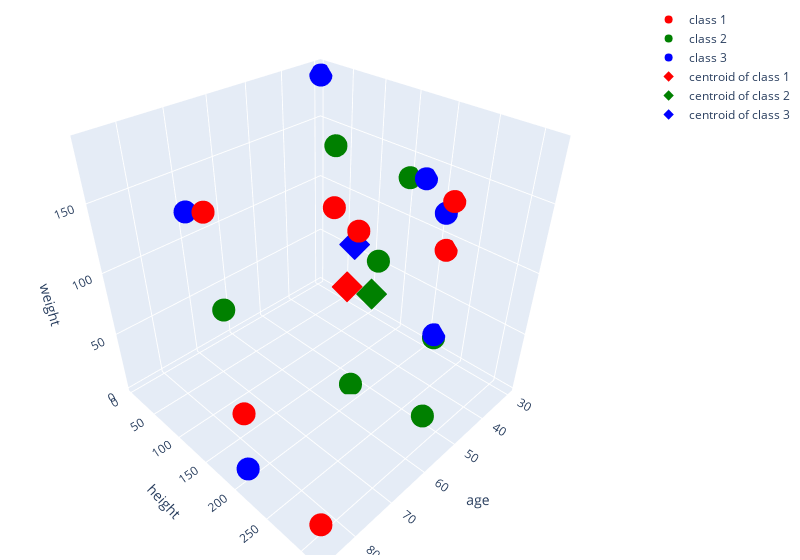

Notebook code for this chart:
### Code cell
png = plot_clusturs('second_iteration.png')
Image(png)

### Figure 1 — Plotly figure (JSON) as saved in the notebook; plotly's stock layout.template omitted (floating-point values rounded to 4 significant figures)
{"data": [{"marker": {"color": ["red", "red", "red", "red", "red", "red", "red"]}, "mode": "markers", "name": "class 1", "type": "scatter3d", "x": [87, 53.65, 87, 29.94, 29.94, 53.65, 87], "y": [316, 154, 185, 216, 213, 189, 214], "z": [26, 140, 187, 129, 90, 132, 66]}, {"marker": {"color": ["green", "green", "green", "green", "green", "green", "green"]}, "mode": "markers", "name": "class 2", "type": "scatter3d", "x": [53.65, 29.94, 87, 53.65, 53.65, 53.65, 29.94], "y": [185, 152, 199, 217, 292, 155, 211], "z": [3, 133, 134, 118, 18, 181, 10]}, {"marker": {"color": ["blue", "blue", "blue", "blue", "blue", "blue"]}, "mode": "markers", "name": "class 3", "type": "scatter3d", "x": [29.94, 29.94, 29.94, 87, 29.94, 87], "y": [5, 207, 211, 212, 175, 159], "z": [184, 118, 13, 18, 137, 181]}, {"marker": {"color": "red", "symbol": "diamond"}, "mode": "markers", "name": "centroid of class 1", "type": "scatter3d", "x": [61.17], "y": [212.4], "z": [110]}, {"marker": {"color": "green", "symbol": "diamond"}, "mode": "markers", "name": "centroid of class 2", "type": "scatter3d", "x": [51.64], "y": [201.6], "z": [85.29]}, {"marker": {"color": "blue", "symbol": "diamond"}, "mode": "markers", "name": "centroid of class 3", "type": "scatter3d", "x": [48.96], "y": [161.5], "z": [108.5]}], "layout": {"margin": {"b": 5, "l": 5, "r": 10, "t": 5}, "scene": {"xaxis": {"title": {"text": "age"}}, "yaxis": {"title": {"text": "height"}}, "zaxis": {"title": {"text": "weight"}}}, "width": 800}}
